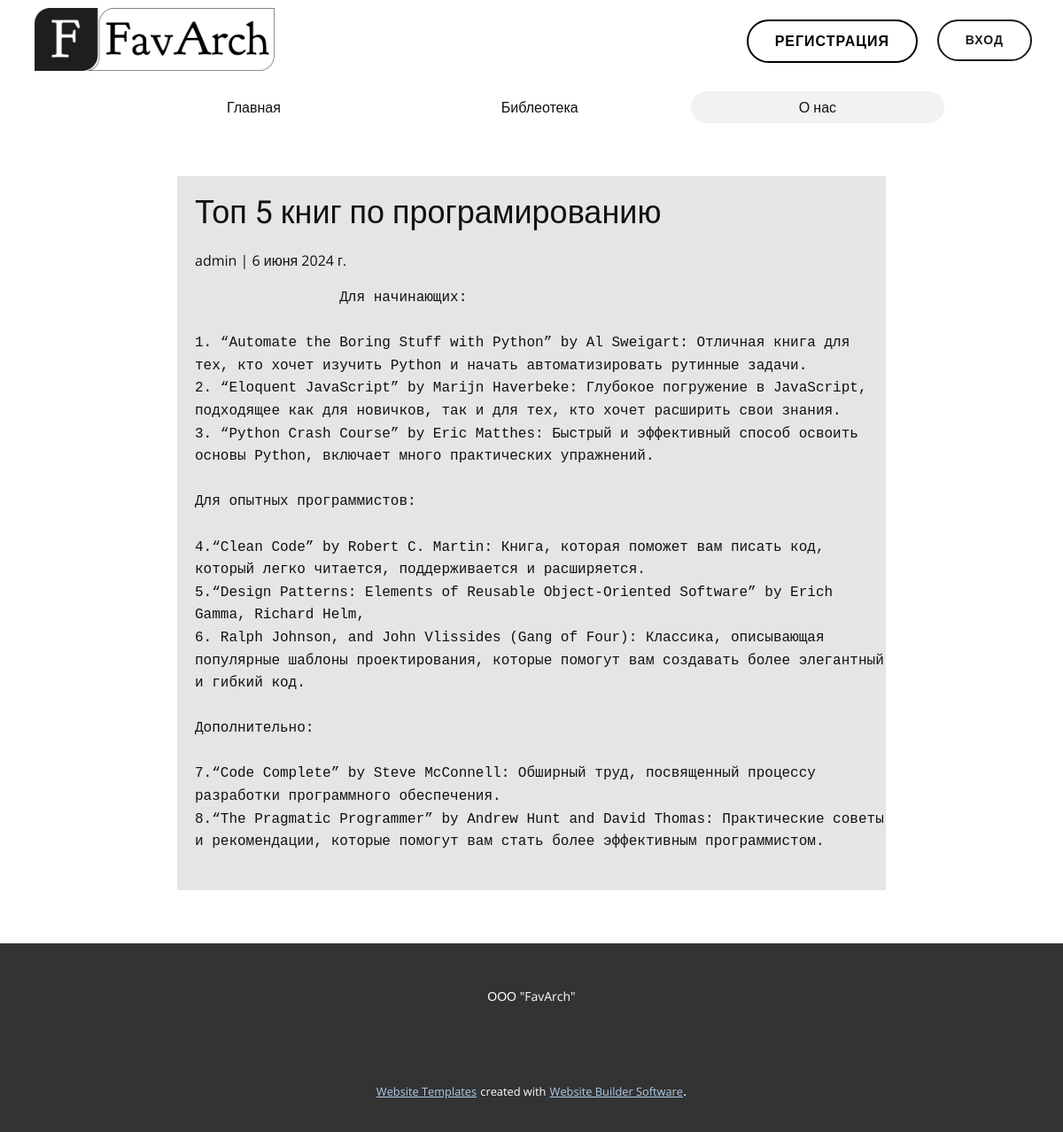
The app's page /article/1/ with its own data.
### Site/models.py (models this page shows, shortened)
class Article(models.Model):
    title = models.CharField(max_length=255)
    author = models.ForeignKey(User, on_delete=models.CASCADE)
    date = models.DateField(auto_now_add=True)
    premiere = models.TextField()
    text = models.TextField()

### Site/views.py (the view)
# urls.py: path('article/<int:article_id>/', views.article_detail, name='article_detail'),
def article_detail(request, article_id):
    article = get_object_or_404(Article, pk=article_id)
    context = {'article': article}
    return render(request, 'Site/article_detail.html', context)

### Site/templates/Site/article_detail.html (shortened to what this page needs)
{% load static %}
<html style="font-size: 16px;" lang="ru"><head>
    <link rel="stylesheet" href="{% static 'Site/css/main.css' %}" media="screen">
    <link rel="stylesheet" href="{% static 'Site/css/О-нас.css' %}" media="screen">
     <link rel="stylesheet" href="{% static 'Site/css/style.css' %}" media="screen">
  <meta data-intl-tel-input-cdn-path="intlTelInput/"></head>
  <body data-path-to-root="./" data-include-products="true" class="u-body u-stick-footer u-xl-mode" data-lang="ru"><header class=" u-clearfix u-header u-section-row-container" id="sec-7fbc" style="" data-animation-name="" data-animation-duration="0" data-animation-delay="0" data-animation-direction=""><div class="u-section-rows">
        <div class="u-clearfix u-section-row u-section-row-1" data-animation-name="" data-animation-duration="0" data-animation-delay="0" data-animation-direction="" id="sec-1765">
          <div class="u-clearfix u-sheet u-valign-middle-lg u-valign-middle-md u-valign-middle-sm u-sheet-1">
            <a href="" class="u-hidden-xs u-image u-logo u-image-2" data-image-width="620" data-image-height="163">
              <img src="{% static 'Site/img/Logo.png'%}" class="u-logo-image u-logo-image-2">
            </a>
            {% if user.is_authenticated %}
                    <form action="{% url 'logout' %}" method="post" type="submit" value="Logout">
                    <a class="Btn-prof" href="{% url 'profile' %}">
                        <div class="sign-prof"><svg width="19px" height="19px" viewBox="0 0 24.00 24.00" fill="none" xmlns="http://www.w3.org/2000/svg"><g  stroke-width="0"></g><g gstroke-linecap="round" stroke-linejoin="round" stroke="#CCCCCC" stroke-width="0.096"></g><g> <path d="M16 7C16 9.20914 14.2091 11 12 11C9.79086 11 8 9.20914 8 7C8 4.79086 9.79086 3 12 3C14.2091 3 16 4.79086 16 7Z" stroke="#000000" stroke-width="2" stroke-linecap="round" stroke-linejoin="round"></path> <path d="M12 14C8.13401 14 5 17.134 5 21H19C19 17.134 15.866 14 12 14Z" stroke="#000000" stroke-width="2" stroke-linecap="round" stroke-linejoin="round"></path> </g></svg></div>
                        <div class="text-prof">{{ user.username }}</div>
                    </a>
                        {% csrf_token %}
                    <button class="Btn-logout">
                    <div class="sign-logout"><svg viewBox="0 0 512 512"><path d="M377.9 105.9L500.7 228.7c7.2 7.2 11.3 17.1 11.3 27.3s-4.1 20.1-11.3 27.3L377.9 406.1c-6.4 6.4-15 9.9-24 9.9c-18.7 0-33.9-15.2-33.9-33.9l0-62.1-128 0c-17.7 0-32-14.3-32-32l0-64c0-17.7 14.3-32 32-32l128 0 0-62.1c0-18.7 15.2-33.9 33.9-33.9c9 0 17.6 3.6 24 9.9zM160 96L96 96c-17.7 0-32 14.3-32 32l0 256c0 17.7 14.3 32 32 32l64 0c17.7 0 32 14.3 32 32s-14.3 32-32 32l-64 0c-53 0-96-43-96-96L0 128C0 75 43 32 96 32l64 0c17.7 0 32 14.3 32 32s-14.3 32-32 32z"></path></svg></div>
                    <div class="text-logout">Выйти</div>
                    </button>
                    </form>
              {% else %}
                <a href="{% url 'login' %}" class="u-border-2 u-border-grey-90 u-border-hover-black u-btn u-btn-round u-button-style u-hidden-md u-hidden-sm u-hidden-xs u-hover-black u-none u-radius u-btn-1">Вход</a>
                <a href="{% url 'register' %}" class="u-border-2 u-border-black u-border-hover-black u-btn u-btn-round u-button-style u-hidden-md u-hidden-sm u-hidden-xs u-hover-black u-none u-radius u-btn-2">Регистрация</a>
              {% endif %}
          </div>
        </div>
        <div class="u-hidden-md u-hidden-sm u-hidden-xs u-section-row u-section-row-2" id="sec-362f">
          <div class="u-clearfix u-sheet u-valign-middle u-sheet-2">
            <nav class="u-align-center u-hidden-md u-hidden-sm u-hidden-xs u-menu u-menu-one-level u-offcanvas u-menu-2">
              <div class="u-custom-menu u-nav-container">
                <ul class="u-nav u-spacing-5 u-unstyled"><li class="u-nav-item"><a class="u-active-grey-5 u-button-style u-hover-grey-15 u-nav-link u-radius u-white" href="http://127.0.0.1:8000/" style="--radius:50px; padding: 10px 122px;">Главная</a>
</li><li class="u-nav-item"><a class="u-active-grey-5 u-button-style u-hover-grey-15 u-nav-link u-radius u-white" href="http://127.0.0.1:8000/Libary" style="--radius:50px; padding: 10px 122px;">Библеотека</a>
</li><li class="u-nav-item"><a class="u-active-grey-5 u-button-style u-hover-grey-15 u-nav-link u-radius u-white" href="О-нас.html" style="--radius:50px; padding: 10px 122px;">О нас</a>
</li></ul>
              </div>
            </nav>
          </div>
        </div>
      </div></header>
    <section class="u-clearfix u-container-align-center u-section-1" id="sec-f91d">
      <div class="u-clearfix u-sheet u-valign-middle u-sheet-1">
        <div class="u-container-align-center u-container-style u-grey-10 u-group u-group-1">
            <div class="detail">
                <h3>{{article.title}}</h3>
            <span class="u-meta-author u-meta-icon">{{ article.author }} | {{ article.date }}</span>
             <pre style="white-space:pre-wrap;">
                 {{article.text}}
             </pre>
            </div>
        </div>
      </div>
    </section>
    <footer class="u-align-center u-clearfix u-footer u-grey-80 u-footer" id="sec-5ca6"><div class="u-clearfix u-sheet u-sheet-1">
        <p class="u-small-text u-text u-text-variant u-text-1">ООО "FavArch" </p>
      </div></footer>
    <section class="u-backlink u-clearfix u-grey-80">
      <a class="u-link" href="https://nicepage.com/website-templates" target="_blank">
        <span>Website Templates</span>
      </a>
      <p class="u-text">
        <span>created with</span>
      </p>
      <a class="u-link" href="" target="_blank">
        <span>Website Builder Software</span>
      </a>.
    </section>
</body></html>

### Site/static/Site/CSS/О-нас.css (style rules this page uses)
.u-section-1 .u-sheet-1 { min-height: 500px; }
.u-section-1 .u-group-1 { width: 800px; min-height: 304px; height: auto; margin: 60px auto; }
.detail { display: flex; flex-direction: column; padding-left: 20px; }

### records on screen
Article: title "Топ 5 книг по програмированию", author "admin", date "6 июня 2024 г.", text "Для начинающих: 1. “Automate the Boring Stuff with Python” by Al Sweigart: Отличная книга для тех, кто хочет изучить Python и начать автоматизировать рутинные задачи. 2. “Eloquent JavaScript” by Marijn Haverbeke: Глубокое погружение в JavaScript, подходящее как для новичков, так и для тех, кто хочет расширить свои знания. 3. “Python Crash Course” by Eric Matthes: Быстрый и эффективный способ освоить основы Python, включает много практических упражнений. Для опытных программистов: 4.“Clean Code” by Robert C. Martin: Книга, которая поможет вам писать код, который легко читается, поддерживается и расширяется. 5.“Design Patterns: Elements of Reusable Object-Oriented Software” by Erich Gamma,…"
